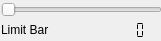
       <widget class="QFrame" name="frame">
        <property name="geometry">
         <rect>
          <x>10</x>
          <y>160</y>
          <width>161</width>
          <height>41</height>
         </rect>
        </property>
        <widget class="QSlider" name="slide_limit">
         <property name="geometry">
          <rect>
           <x>1</x>
           <y>1</y>
           <width>161</width>
           <height>18</height>
          </rect>
         </property>
         <property name="minimumSize">
          <size>
           <width>139</width>
           <height>18</height>
          </size>
         </property>
         <property name="maximumSize">
          <size>
           <width>270</width>
           <height>18</height>
          </size>
         </property>
         <property name="inputMethodHints">
          <set>Qt::ImhDigitsOnly</set>
         </property>
         <property name="maximum">
          <number>255</number>
         </property>
         <property name="orientation">
          <enum>Qt::Horizontal</enum>
         </property>
         <property name="invertedAppearance">
          <bool>false</bool>
         </property>
         <property name="invertedControls">
          <bool>false</bool>
         </property>
         <property name="tickPosition">
          <enum>QSlider::NoTicks</enum>
         </property>
         <property name="tickInterval">
          <number>25</number>
         </property>
        </widget>
        <widget class="QLabel" name="label_21">
         <property name="geometry">
          <rect>
           <x>1</x>
           <y>21</y>
           <width>105</width>
           <height>18</height>
          </rect>
         </property>
         <property name="minimumSize">
          <size>
           <width>0</width>
           <height>18</height>
          </size>
         </property>
         <property name="maximumSize">
          <size>
           <width>16777215</width>
           <height>18</height>
          </size>
         </property>
         <property name="text">
          <string>Limit Bar</string>
         </property>
        </widget>
        <widget class="QLCDNumber" name="lcdNumber">
         <property name="geometry">
          <rect>
           <x>110</x>
           <y>21</y>
           <width>46</width>
           <height>18</height>
          </rect>
         </property>
         <property name="minimumSize">
          <size>
           <width>0</width>
           <height>18</height>
          </size>
         </property>
         <property name="maximumSize">
          <size>
           <width>50</width>
           <height>18</height>
          </size>
         </property>
         <property name="frameShape">
          <enum>QFrame::NoFrame</enum>
         </property>
         <property name="numDigits">
          <number>3</number>
         </property>
         <property name="digitCount">
          <number>3</number>
         </property>
         <property name="segmentStyle">
          <enum>QLCDNumber::Flat</enum>
         </property>
         <property name="value" stdset="0">
          <double>0.000000000000000</double>
         </property>
        </widget>
       </widget>
